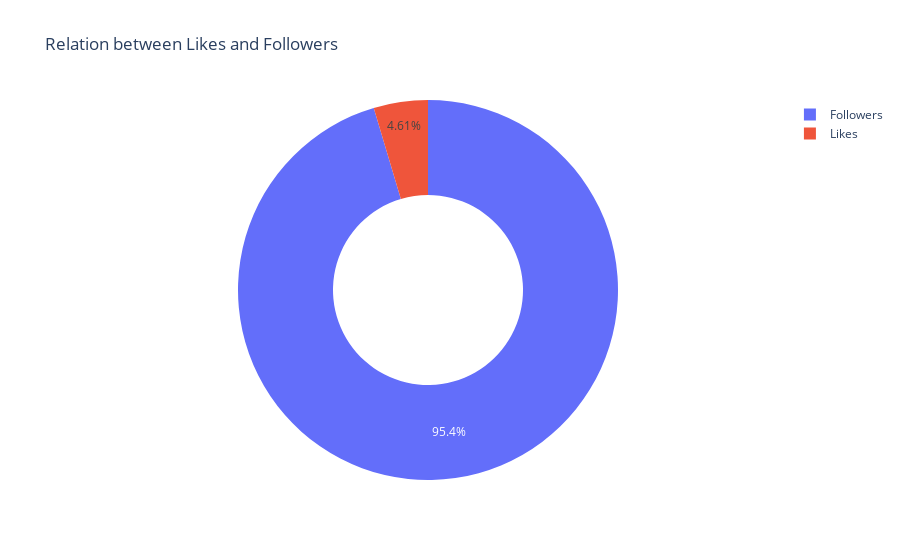

The notebook cell this image was saved under:
### Code cell
## Relation between Likes and Followers
import plotly.express as px

followers_sum = df["Followers"].sum()
likes_sum = df["Likes"].sum()

labels = ['Followers', 'Likes']
values = [followers_sum, likes_sum]

fig = px.pie(names=labels, values=values, title='Relation between Likes and Followers', hole=0.5)
fig.show()

### Figure 1 — Plotly figure (JSON) as saved in the notebook; plotly's stock layout.template omitted (floating-point values rounded to 4 significant figures)
{"data": [{"domain": {"x": [0, 1], "y": [0, 1]}, "hole": 0.5, "hovertemplate": "label=%{label}<br>value=%{value}<extra></extra>", "labels": ["Followers", "Likes"], "legendgroup": "", "name": "", "showlegend": true, "type": "pie", "values": [96196, 4648]}], "layout": {"legend": {"tracegroupgap": 0}, "title": {"text": "Relation between Likes and Followers"}}}
